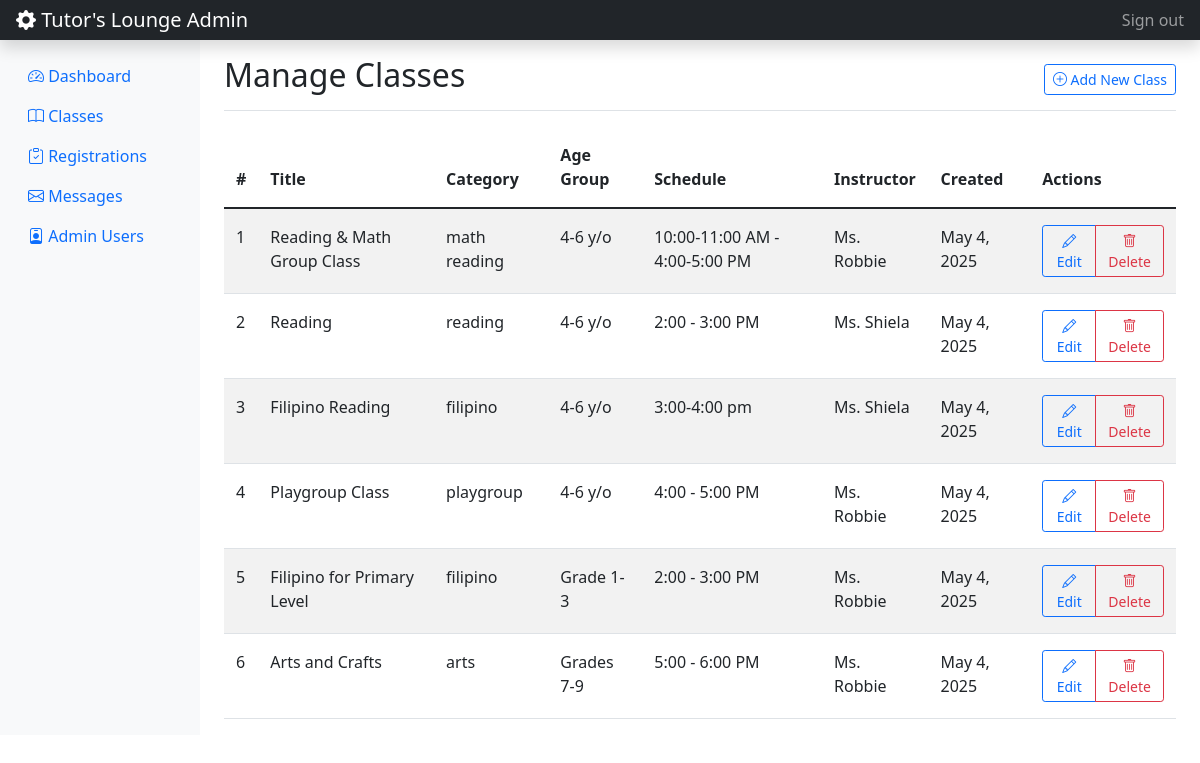
The app's page /admin/manage_classes.php (signed in) with its own data.
### tables this page shows
CREATE TABLE `classes` (
  `id` int(11) NOT NULL,
  `title` varchar(255) NOT NULL,
  `description` text DEFAULT NULL,
  `category` varchar(100) DEFAULT NULL,
  `age_group` varchar(50) DEFAULT NULL,
  `schedule` varchar(100) DEFAULT NULL,
  `instructor` varchar(100) DEFAULT NULL,
  `image_url` varchar(255) DEFAULT '/api/placeholder/400/300',
  `created_at` timestamp NOT NULL DEFAULT current_timestamp()
);

### admin/manage_classes.php (the view, shortened to what this page needs)
<?php
require_once '../includes/auth_check.php';
$stmt = $pdo->query("SELECT * FROM classes ORDER BY created_at DESC");
$classes = $stmt->fetchAll();
?>
<?php include('../includes/admin_header.php'); ?>
<div class="d-flex justify-content-between flex-wrap flex-md-nowrap align-items-center pt-3 pb-2 mb-3 border-bottom">
    <h1 class="h2">Manage Classes</h1>
    <div class="btn-toolbar mb-2 mb-md-0">
        <a href="add_class.php" class="btn btn-sm btn-outline-primary">
            <i class="bi bi-plus-circle"></i> Add New Class
        </a>
    </div>
</div>
<div class="table-responsive">
    <table class="table table-striped table-hover">
        <thead>
            <tr>
                <th>#</th>
                <th>Title</th>
                <th>Category</th>
                <th>Age Group</th>
                <th>Schedule</th>
                <th>Instructor</th>
                <th>Created</th>
                <th>Actions</th>
            </tr>
        </thead>
        <tbody>
            <?php foreach ($classes as $index => $class): ?>
            <tr>
                <td><?php echo $index + 1; ?></td>
                <td><?php echo htmlspecialchars($class['title']); ?></td>
                <td><?php echo htmlspecialchars($class['category']); ?></td>
                <td><?php echo htmlspecialchars($class['age_group']); ?></td>
                <td><?php echo htmlspecialchars($class['schedule']); ?></td>
                <td><?php echo htmlspecialchars($class['instructor'] ?? 'Not Assigned'); ?></td>
                <td><?php echo date('M j, Y', strtotime($class['created_at'])); ?></td>
                <td>
                    <div class="btn-group" role="group">
                        <a href="edit_class.php?id=<?php echo $class['id']; ?>" class="btn btn-sm btn-outline-primary">
                            <i class="bi bi-pencil"></i> Edit
                        </a>
                        <a href="admin_actions.php?action=delete_class&id=<?php echo $class['id']; ?>"
                           class="btn btn-sm btn-outline-danger"
                           onclick="return confirm('Are you sure you want to delete this class?');">
                            <i class="bi bi-trash"></i> Delete
                        </a>
                    </div>
                </td>
            </tr>
            <?php endforeach; ?>
        </tbody>
    </table>
</div>
<?php include('../includes/admin_footer.php'); ?>

### includes/admin_header.php (shortened to what this page needs)
<!DOCTYPE html>
<html lang="en">
<head>
    <link href="https://cdn.jsdelivr.net/npm/bootstrap@5.1.3/dist/css/bootstrap.min.css" rel="stylesheet">
    <link rel="stylesheet" href="https://cdn.jsdelivr.net/npm/bootstrap-icons@1.8.1/font/bootstrap-icons.css">
    <link rel="stylesheet" href="<?php echo BASE_URL; ?>/assets/css/admin.css">
</head>
<body>
    <nav class="navbar navbar-dark sticky-top bg-dark flex-md-nowrap p-0 shadow">
        <a class="navbar-brand col-md-3 col-lg-2 me-0 px-3" href="<?php echo BASE_URL; ?>/admin/dashboard.php">
            <i class="bi bi-gear-fill"></i> <?php echo SITE_NAME; ?> Admin
        </a>
        <div class="navbar-nav">
            <div class="nav-item text-nowrap">
                <a class="nav-link px-3" href="<?php echo BASE_URL; ?>/admin/logout.php">Sign out</a>
            </div>
        </div>
    </nav>
    <div class="container-fluid">
        <div class="row">
            <nav id="sidebarMenu" class="col-md-3 col-lg-2 d-md-block bg-light sidebar collapse">
                <div class="position-sticky pt-3">
                    <ul class="nav flex-column">
                        <li class="nav-item">
                            <a class="nav-link <?php echo basename($_SERVER['PHP_SELF']) === 'dashboard.php' ? 'active' : ''; ?>" href="<?php echo BASE_URL; ?>/admin/dashboard.php">
                                <i class="bi bi-speedometer2"></i> Dashboard
                            </a>
                        </li>
                        <li class="nav-item">
                            <a class="nav-link <?php echo basename($_SERVER['PHP_SELF']) === 'manage_classes.php' ? 'active' : ''; ?>" href="<?php echo BASE_URL; ?>/admin/manage_classes.php">
                                <i class="bi bi-book"></i> Classes
                            </a>
                        </li>
                        <li class="nav-item">
                            <a class="nav-link <?php echo basename($_SERVER['PHP_SELF']) === 'manage_registrations.php' ? 'active' : ''; ?>" href="<?php echo BASE_URL; ?>/admin/manage_registrations.php">
                                <i class="bi bi-clipboard-check"></i> Registrations
                            </a>
                        </li>
                        <li class="nav-item">
                            <a class="nav-link <?php echo basename($_SERVER['PHP_SELF']) === 'manage_messages.php' ? 'active' : ''; ?>" href="<?php echo BASE_URL; ?>/admin/manage_messages.php">
                                <i class="bi bi-envelope"></i> Messages
                            </a>
                        </li>
                        <?php if (IS_ADMIN): ?>
                        <li class="nav-item">
                            <a class="nav-link <?php echo basename($_SERVER['PHP_SELF']) === 'manage_admins.php' ? 'active' : ''; ?>" href="<?php echo BASE_URL; ?>/admin/manage_admins.php">
                                <i class="bi bi-person-badge"></i> Admin Users
                            </a>
                        </li>
                        <?php endif; ?>
                    </ul>
                </div>
            </nav>
            <main class="col-md-9 ms-sm-auto col-lg-10 px-md-4">

### includes/admin_footer.php (shortened to what this page needs)
        </div>
</body>
</html>

### assets/css/admin.css (style rules this page uses)
.table > :not(caption) > * > * { padding: 1rem 0.75rem; }
.table > thead { border-top: none; }

### records on screen
classes: title "Reading & Math Group Class", category "math reading", age_group "4-6 y/o", schedule "10:00-11:00 AM - 4:00-5:00 PM", instructor "Ms. Robbie", created_at "May 4, 2025"
classes: title "Reading", category "reading", age_group "4-6 y/o", schedule "2:00 - 3:00 PM", instructor "Ms. Shiela", created_at "May 4, 2025"
classes: title "Filipino Reading", category "filipino", age_group "4-6 y/o", schedule "3:00-4:00 pm", instructor "Ms. Shiela", created_at "May 4, 2025"
classes: title "Playgroup Class", category "playgroup", age_group "4-6 y/o", schedule "4:00 - 5:00 PM", instructor "Ms. Robbie", created_at "May 4, 2025"
classes: title "Filipino for Primary Level", category "filipino", age_group "Grade 1-3", schedule "2:00 - 3:00 PM", instructor "Ms. Robbie", created_at "May 4, 2025"
classes: title "Arts and Crafts", category "arts", age_group "Grades 7-9", schedule "5:00 - 6:00 PM", instructor "Ms. Robbie", created_at "May 4, 2025"

### other values on screen
SITE_NAME "Tutor's Lounge"
